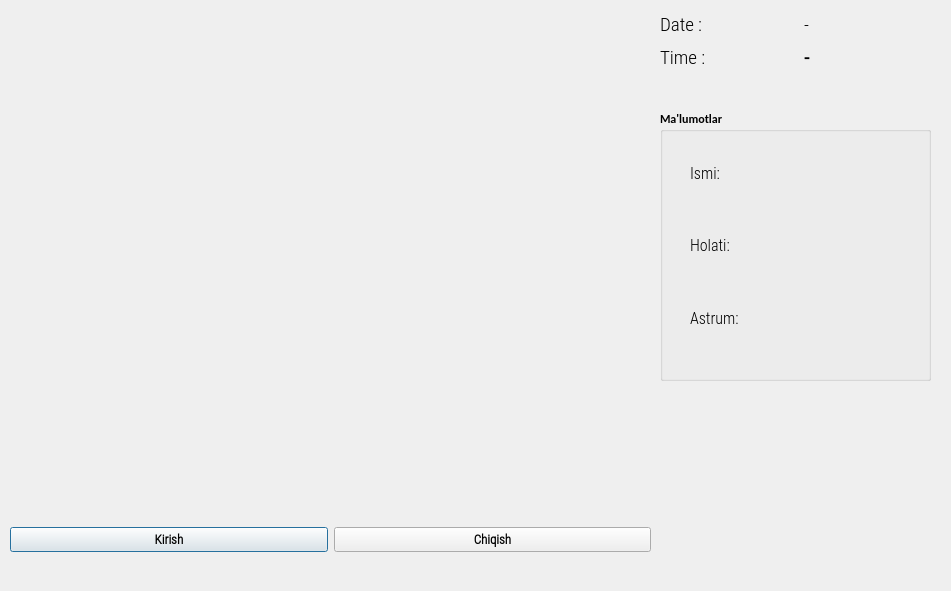
<?xml version="1.0" encoding="UTF-8"?>
<ui version="4.0">
 <class>OutputDialog</class>
 <widget class="QDialog" name="OutputDialog">
  <property name="geometry">
   <rect>
    <x>0</x>
    <y>0</y>
    <width>951</width>
    <height>591</height>
   </rect>
  </property>
  <property name="minimumSize">
   <size>
    <width>0</width>
    <height>0</height>
   </size>
  </property>
  <property name="maximumSize">
   <size>
    <width>1280</width>
    <height>720</height>
   </size>
  </property>
  <property name="font">
   <font>
    <family>Calibri</family>
    <weight>75</weight>
    <bold>true</bold>
   </font>
  </property>
  <property name="windowTitle">
   <string>GP - Face Recognition</string>
  </property>
  <!-- <property name="windowIcon">
   <iconset resource="resource.qrc">
    <normaloff>:/icon/icon.png</normaloff>:/icon/icon.png</iconset>
  </property> -->
  <widget class="QLabel" name="imgLabel">
   <property name="geometry">
    <rect>
     <x>10</x>
     <y>10</y>
     <width>640</width>
     <height>480</height>
    </rect>
   </property>
   <property name="minimumSize">
    <size>
     <width>4</width>
     <height>0</height>
    </size>
   </property>
   <property name="maximumSize">
    <size>
     <width>640</width>
     <height>480</height>
    </size>
   </property>
   <property name="text">
    <string/>
   </property>
  </widget>
  <widget class="QWidget" name="horizontalLayoutWidget">
   <property name="geometry">
    <rect>
     <x>10</x>
     <y>500</y>
     <width>641</width>
     <height>80</height>
    </rect>
   </property>
   <layout class="QHBoxLayout" name="horizontalLayout">
    <item>
     <widget class="QPushButton" name="ClockInButton">
      <property name="font">
       <font>
        <family>Roboto Condensed Light</family>
        <pointsize>10</pointsize>
        <weight>75</weight>
        <bold>true</bold>
       </font>
      </property>
      <property name="text">
       <string>Kirish</string>
      </property>
      <property name="checkable">
       <bool>true</bool>
      </property>
     </widget>
    </item>
    <item>
     <widget class="QPushButton" name="ClockOutButton">
      <property name="font">
       <font>
        <family>Roboto Condensed Light</family>
        <pointsize>10</pointsize>
        <weight>75</weight>
        <bold>true</bold>
       </font>
      </property>
      <property name="text">
       <string>Chiqish</string>
      </property>
      <property name="checkable">
       <bool>true</bool>
      </property>
     </widget>
    </item>
   </layout>
  </widget>
  <widget class="QWidget" name="gridLayoutWidget">
   <property name="geometry">
    <rect>
     <x>660</x>
     <y>10</y>
     <width>281</width>
     <height>61</height>
    </rect>
   </property>
   <layout class="QGridLayout" name="gridLayout_2">
    <item row="0" column="0">
     <widget class="QLabel" name="label">
      <property name="font">
       <font>
        <family>Roboto Condensed Light</family>
        <pointsize>14</pointsize>
        <weight>60</weight>
        <bold>true</bold>
       </font>
      </property>
      <property name="text">
       <string>Date :</string>
      </property>
     </widget>
    </item>
    <item row="0" column="1">
     <widget class="QLabel" name="Date_Label">
      <property name="font">
       <font>
        <family>Roboto Condensed Light</family>
        <pointsize>14</pointsize>
        <weight>60</weight>
        <bold>false</bold>
       </font>
      </property>
      <property name="text">
       <string>-</string>
      </property>
     </widget>
    </item>
    <item row="1" column="0">
     <widget class="QLabel" name="label_2">
      <property name="font">
       <font>
        <family>Roboto Condensed Light</family>
        <pointsize>14</pointsize>
        <weight>50</weight>
        <bold>false</bold>
       </font>
      </property>
      <property name="text">
       <string>Time :</string>
      </property>
     </widget>
    </item>
    <item row="1" column="1">
     <widget class="QLabel" name="Time_Label">
      <property name="font">
       <font>
        <family>Roboto Condensed Light</family>
        <pointsize>15</pointsize>
        <weight>75</weight>
        <bold>false</bold>
       </font>
      </property>
      <property name="text">
       <string>-</string>
      </property>
     </widget>
    </item>
   </layout>
  </widget>
  <widget class="QGroupBox" name="groupBox">
   <property name="geometry">
    <rect>
     <x>660</x>
     <y>110</y>
     <width>271</width>
     <height>271</height>
    </rect>
   </property>
   <font>
  <family>Roboto Condensed Light</family>
  <pointsize>13</pointsize>
  <weight>50</weight>
  <bold>false</bold>
  </font>
   <property name="title">
    <string>Ma'lumotlar</string>
   </property>
   <widget class="QWidget" name="verticalLayoutWidget">
    <property name="geometry">
     <rect>
      <x>30</x>
      <y>30</y>
      <width>190</width>
      <height>211</height>
     </rect>
    </property>
    <layout class="QVBoxLayout" name="verticalLayout">
     <item>
      <widget class="QLabel" name="label_3">
       <property name="font">
        <font>
         <family>Roboto Condensed Light</family>
         <pointsize>12</pointsize>
         <weight>50</weight>
         <bold>false</bold>
        </font>
       </property>
       <property name="text">
        <string>Ismi: </string>
       </property>
      </widget>
     </item>
     <item>
      <widget class="QLabel" name="label_4">
       <property name="font">
        <font>
         <family>Roboto Condensed Light</family>
         <pointsize>12</pointsize>
         <weight>50</weight>
         <bold>false</bold>
        </font>
       </property>
       <property name="text">
        <string>Holati: </string>
       </property>
      </widget>
     </item>
     <item>
      <widget class="QLabel" name="label_5">
       <property name="font">
        <font>
         <family>Roboto Condensed Light</family>
         <pointsize>12</pointsize>
         <weight>50</weight>
         <bold>false</bold>
        </font>
       </property>
       <property name="text">
        <string>Astrum: </string>
       </property>
      </widget>
     </item>
    </layout>
   </widget>
   <widget class="QWidget" name="verticalLayoutWidget_2">
    <property name="geometry">
     <rect>
      <x>120</x>
      <y>30</y>
      <width>220</width>
      <height>211</height>
     </rect>
    </property>
    <layout class="QVBoxLayout" name="verticalLayout_2">
     <item>
      <widget class="QLabel" name="NameLabel">
       <property name="font">
        <font>
         <family>Roboto Condensed Light</family>
         <pointsize>12</pointsize>
         <weight>50</weight>
         <bold>false</bold>
        </font>
       </property>
       <property name="text">
        <string/>
       </property>
      </widget>
     </item>
     <item>
      <widget class="QLabel" name="StatusLabel">
       <property name="font">
        <font>
         <family>Roboto Condensed Light</family>
         <pointsize>12</pointsize>
         <weight>50</weight>
         <bold>false</bold>
        </font>
       </property>
       <property name="text">
        <string/>
       </property>
      </widget>
     </item>
     <item>
      <layout class="QHBoxLayout" name="horizontalLayout_2">
       <item>
        <widget class="QLabel" name="HoursLabel">
         <property name="font">
          <font>
           <family>Roboto Condensed Light</family>
           <pointsize>12</pointsize>
           <weight>50</weight>
           <bold>false</bold>
          </font>
         </property>
         <property name="text">
          <string/>
         </property>
        </widget>
       </item>
       <item>
        <widget class="QLabel" name="MinLabel">
         <property name="font">
          <font>
           <family>Roboto Condensed Light</family>
           <pointsize>12</pointsize>
           <weight>50</weight>
           <bold>false</bold>
          </font>
         </property>
         <property name="text">
          <string/>
         </property>
        </widget>
       </item>
      </layout>
     </item>
    </layout>
   </widget>
  </widget>
 </widget>
 <resources>
  <include location="resource.qrc"/>
 </resources>
 <connections/>
</ui>
